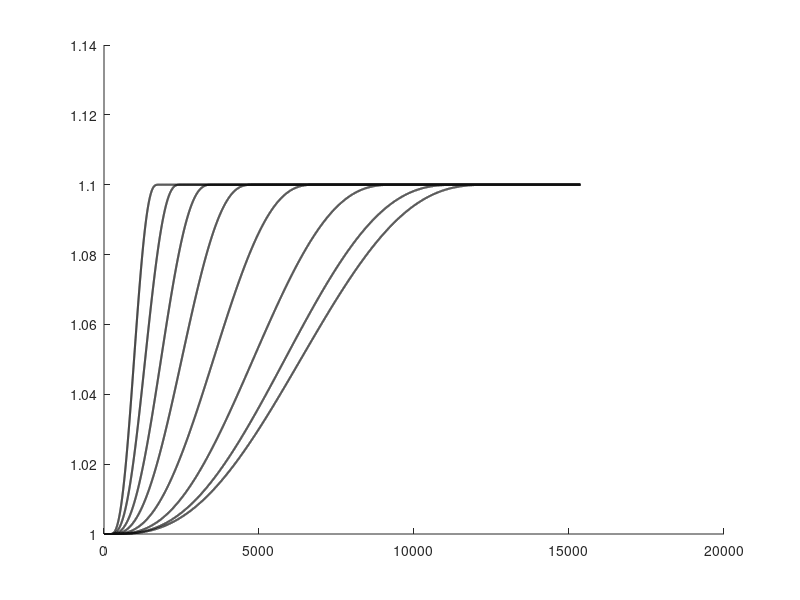
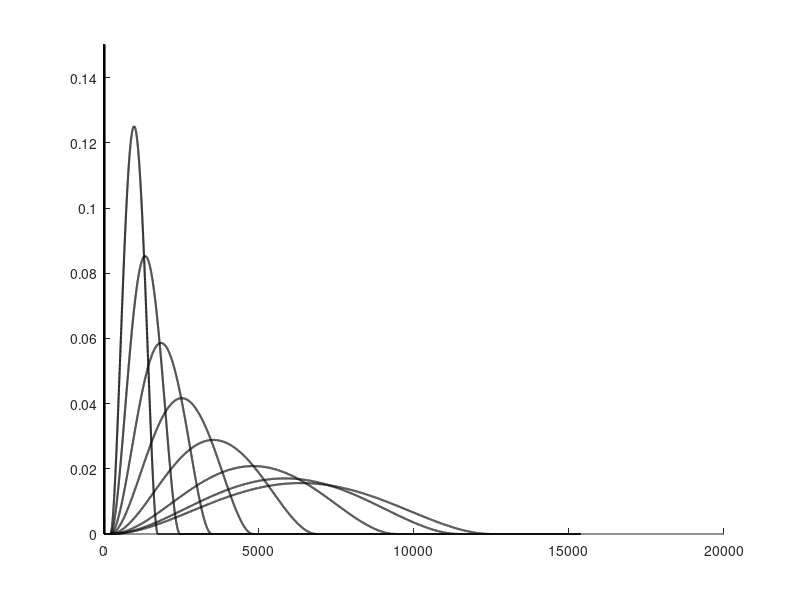
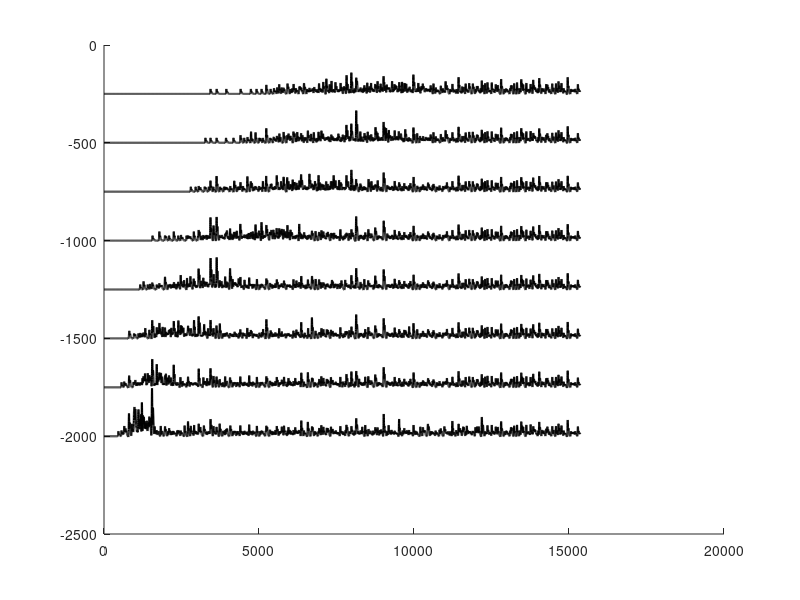

Reproduce these figures in MATLAB, in order.
load('spasticity_emg_data01.mat');

figure(1); hold on;
for i = 1:8
    ch = eval(['pos' num2str(i)]);
    plot(ch.signals.values,'k', 'linewidth', 1.5);
end

figure(2); hold on;
for i = 1:8
    ch = eval(['vel' num2str(i)]);
    plot(ch.signals.values,'k', 'linewidth', 1.5);
    ylim([0 0.15])
end

figure(3); hold on;


f=1024;%  sampling frequency
f_cutoff = 40; % cutoff frequency

fnorm =f_cutoff/(f/2); % normalized cut off freq, you can change it to any value depending on your requirements

[b1,a1] = butter(2,fnorm,'low'); % Low pass Butterworth filter of order 10



for i = 1:8
    ch = eval(['emg' num2str(i)]);
    emg_filt = filtfilt(b1,a1, abs(ch.signals.values)); % filtering

    plot(emg_filt - i * 250,'k', 'linewidth', 1.5);
end